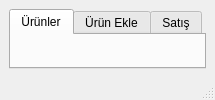
<?xml version="1.0" encoding="UTF-8"?>
<ui version="4.0">
 <class>MainWindow</class>
 <widget class="QMainWindow" name="MainWindow">
  <property name="windowTitle">
   <string>Stok Yöneticisi</string>
  </property>
  <widget class="QWidget" name="centralwidget">
   <layout class="QVBoxLayout" name="verticalLayout">
    <item>
     <widget class="QTabWidget" name="tabWidget">
      <property name="currentIndex">
       <number>0</number>
      </property>
      <widget class="QWidget" name="tabProducts">
       <attribute name="title">
        <string>Ürünler</string>
       </attribute>
      </widget>
      <widget class="QWidget" name="tabAdd">
       <attribute name="title">
        <string>Ürün Ekle</string>
       </attribute>
      </widget>
      <widget class="QWidget" name="tabSales">
       <attribute name="title">
        <string>Satış</string>
       </attribute>
      </widget>
     </widget>
    </item>
   </layout>
  </widget>
  <widget class="QMenuBar" name="menubar"/>
  <widget class="QStatusBar" name="statusbar"/>
 </widget>
 <resources/>
 <connections/>
</ui>
